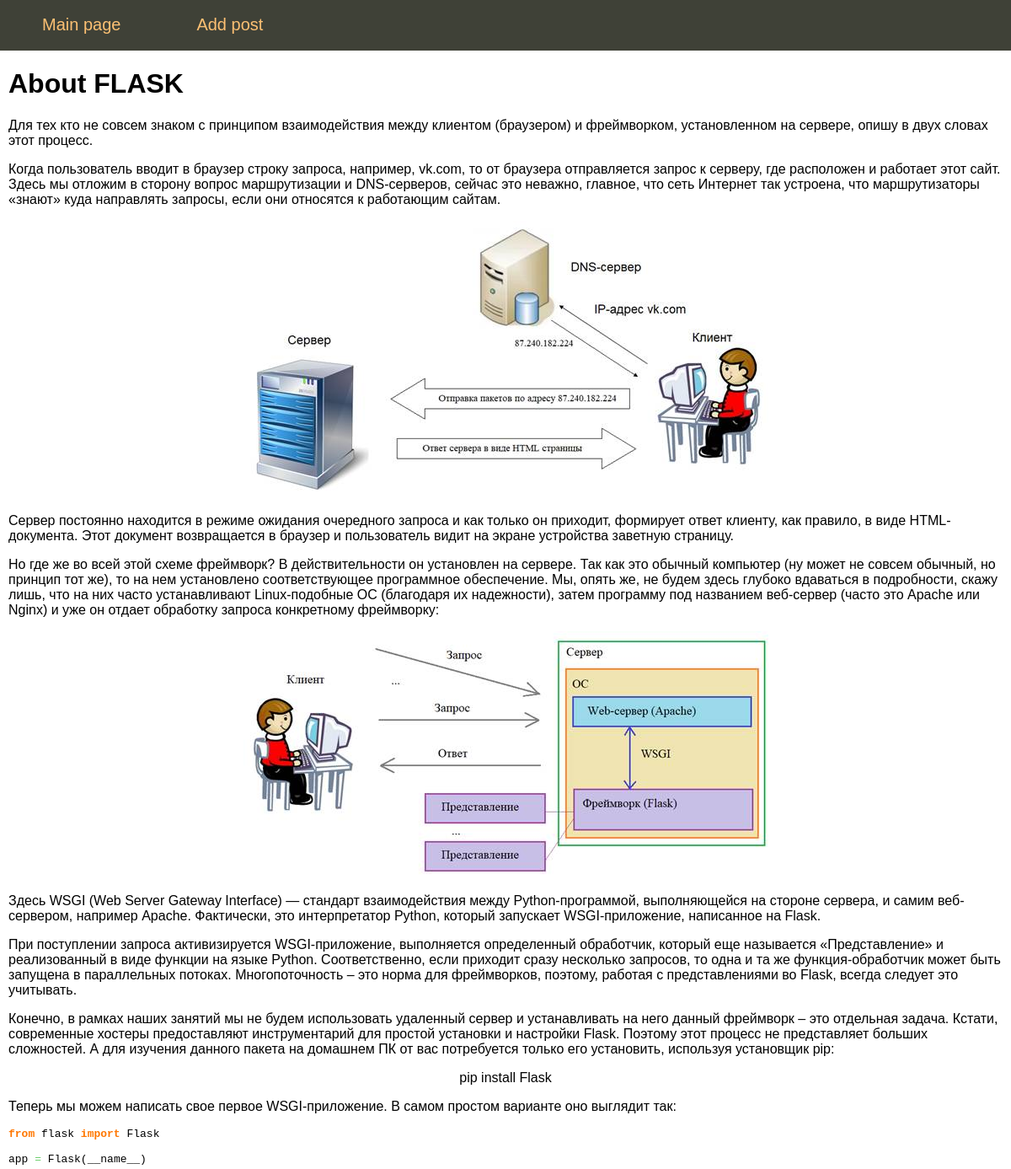
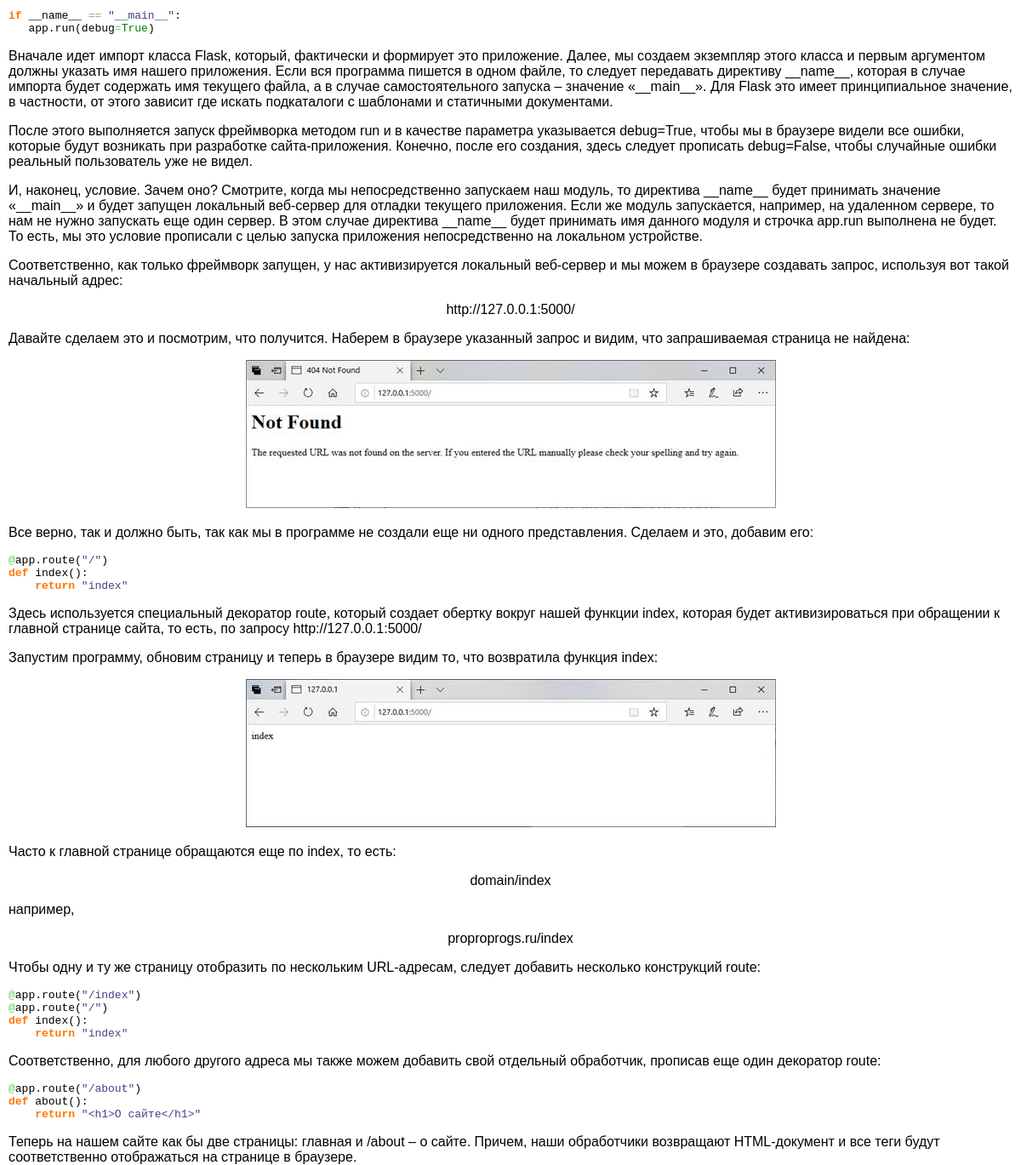
/post/framework-flask-intro, run on the app's committed database (2 pictures, top to bottom).
### tables this page shows
CREATE TABLE mainmenu (
id INTEGER PRIMARY KEY AUTOINCREMENT,
title TEXT NOT NULL,
url TEXT NOT NULL
);

CREATE TABLE posts
(
    id    INTEGER PRIMARY KEY AUTOINCREMENT,
    title TEXT NOT NULL,
    text  TEXT NOT NULL,
    url TEXT NOT NULL,
    time  INTEGER NOT NULL
);

### flsite.py (the view)
@app.route('/post/<alias>')
def showPost(alias):
    db = get_db()
    dbase = FDataBase(db)
    title, post = dbase.getPost(alias)
    if not title:
        abort(404)
    return render_template('post.html', menu=dbase.getMenu(), title=title, post=post)

### FDataBase.py (called while the page is built)
    def getMenu(self):
        sql = '''SELECT * FROM mainmenu'''
        try:
            self.__cur.execute(sql)
            res = self.__cur.fetchall()
            if res:
                return res
        except:
            print('Error reading data from DB!')
        return []

    def getPost(self, alias):
        try:
            self.__cur.execute(f"SELECT title, text FROM posts WHERE url LIKE '{alias}' LIMIT 1")
            res = self.__cur.fetchone()
            if res:
                return res
        except sqlite3.Error as e:
            print('Error getting article from DB' + str(e))
        return (False, False)

### flsite.py (called while the page is built)
def connect_db():
    conn = sqlite3.connect(app.config['DATABASE'])
    conn.row_factory = sqlite3.Row
    return conn

def get_db():  # connect to db on connection request
    if not hasattr(g, 'link_db'):  # check if g has attribute 'link_db', if no ...
        g.link_db = connect_db()  # then we will connect to db and set variable g to has attribute 'link_db'
    return g.link_db

### templates/post.html
{%  extends 'base.html' %}
{% block content %}
{{ super() }}
{{ post | safe }}
{% endblock %}

### templates/base.html (shortened to what this page needs)
<!doctype html>
<html lang="en">
<head>
<link type="text/css" href="{{ url_for('static', filename='css/styles.css') }}" rel="stylesheet" />
</head>
<body>
        {%  block content %}
        {%  block mainmenu %}
<ul class="mainmenu">
{% for m in menu %}
    <li><a href='{{ m.url}}' >{{ m.title }}</a></li>
{%  endfor  %}
</ul>
        {% endblock mainmenu -%}
            <div class="content">
<h1>{{ title }}</h1>
        {% endblock  -%}
                 </div>
</body>

### static/css/styles.css (style rules this page uses)
html, body { font-family: 'Arial'; margin: 0; padding: 0; height: 100%; width: 100%; }
a { color: #0059b2; text-decoration: none; }
ul.mainmenu { list-style: none; background: #3f4137; height: 60px; margin: 0; padding: 0; color: #fdc073; font-size: 20px; overflow: hidden; }
ul.mainmenu li { float: left; margin: 18px 40px 0 50px; }
ul.mainmenu li a { color: #fdc073; text-decoration: none; }
div.content { margin: 10px; }

### data on the page
mainmenu: title "Main page"
mainmenu: title "Add post"
posts: title "About FLASK", text "Для тех кто не совсем знаком с принципом взаимодействия между клиентом (браузером) и фреймворком, установленном на сервере, опишу в двух словах этот процесс. Когда пользователь вводит в браузер строку запроса, например, vk.com, то от браузера отправляется запрос к серверу, где расположен и работает этот сайт. Здесь мы отложим в сторону вопрос маршрутизации и DNS-серверов, сейчас это неважно, главное, что сеть Интернет так устроена, что маршрутизаторы «знают» куда направлять запросы, если они относятся к работающим сайтам. Сервер постоянно находится в режиме ожидания очередного запроса и как только он приходит, формирует ответ клиенту, как правило, в виде HTML-документа. Этот документ…", text (picture)
